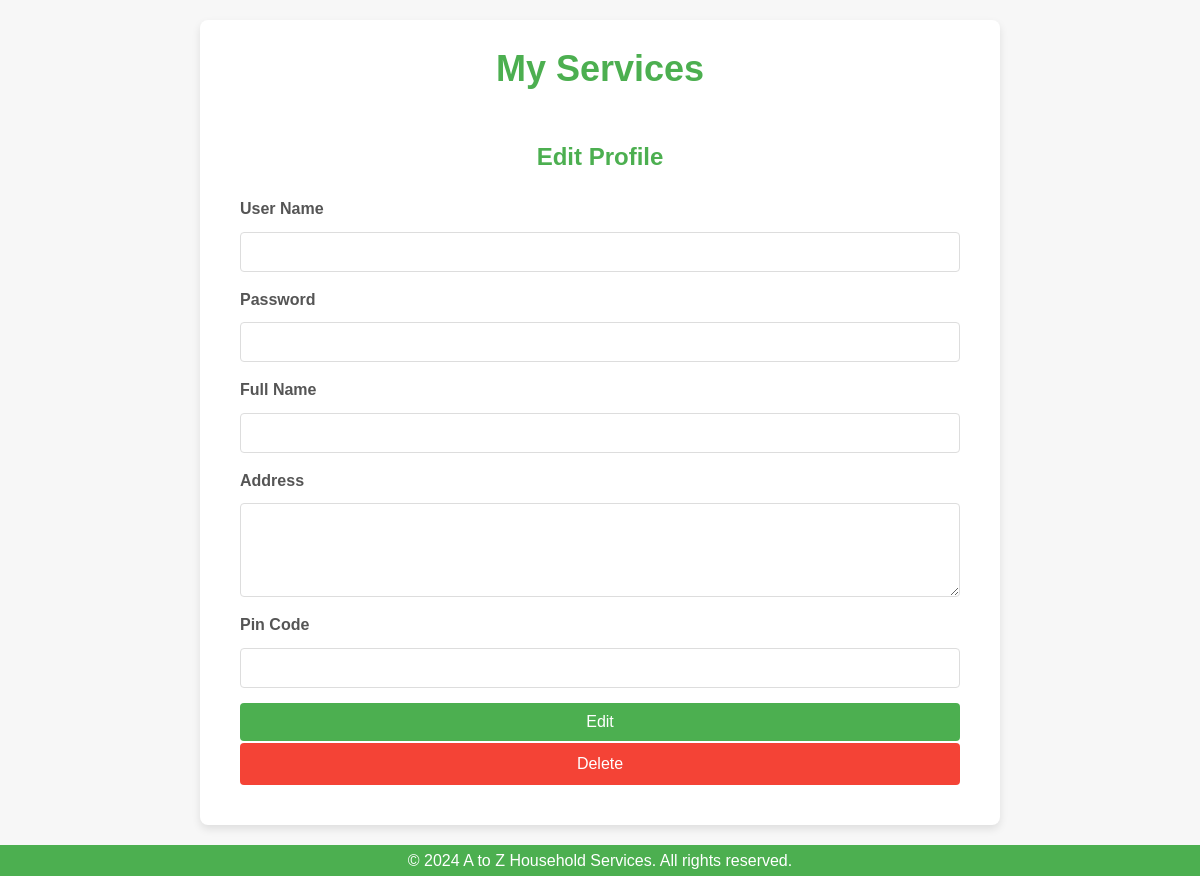
The page /editprofile/1 on the database as committed earlier.
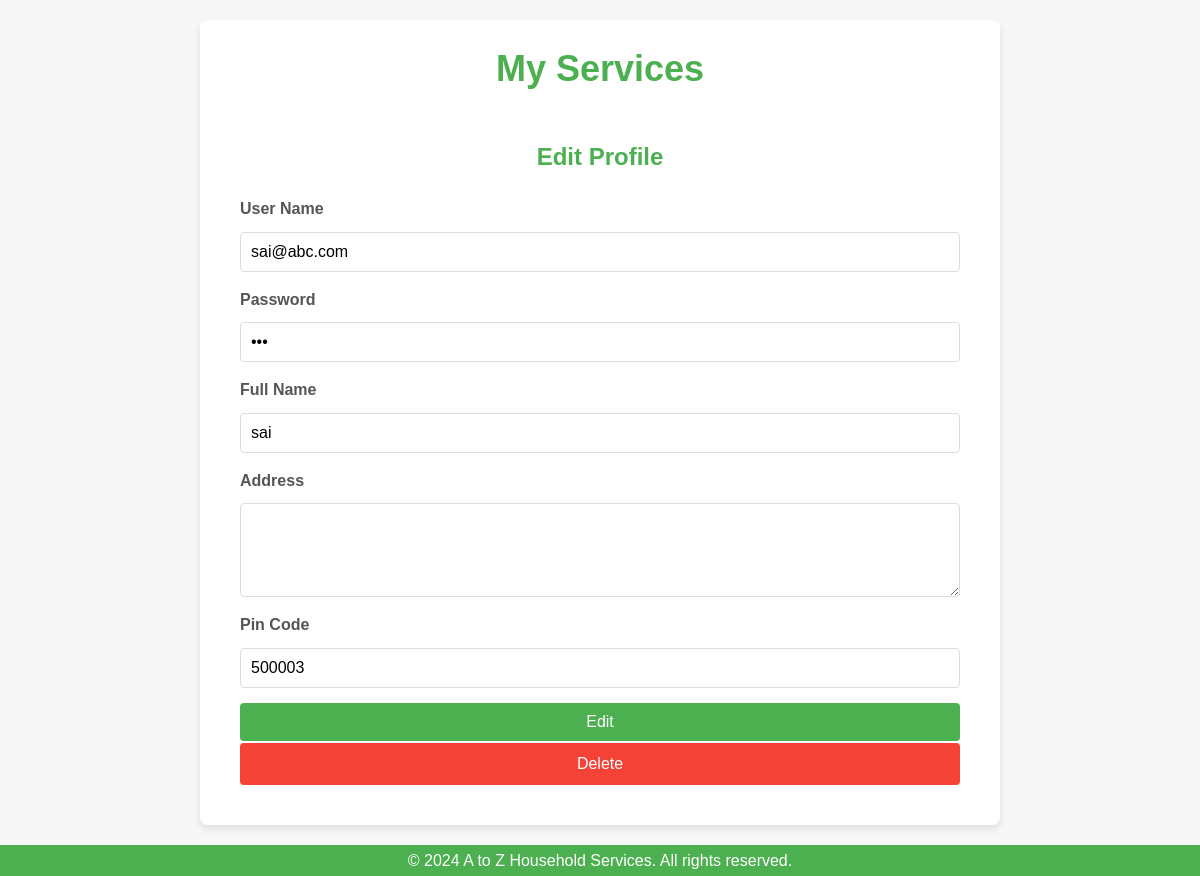
The same page on the database as committed later.
### backend/models.py (models this page shows)
class Customer(db.Model):
    __tablename__ = 'customers'
    id = db.Column(db.Integer, primary_key=True)
    username = db.Column(db.String(80), unique=True, nullable=False)
    password = db.Column(db.String(120), nullable=False)
    role = db.Column(db.String(20), nullable=False)
    name = db.Column(db.String(120), nullable=False)
    address = db.Column(db.String(240), nullable=True)
    pincode = db.Column(db.Integer, nullable=False)

### backend/controllers.py (the view, shortened to what this page needs)
@app.route("/editprofile/<id>", methods=['GET','POST'])
def edit_profile(id):
    customer = get_customer(id)
    return render_template("edit_profile.html",user=customer)

### backend/controllers.py (called while the page is built)
def get_customer(id):
    user = Customer.query.filter_by(id=id).first()
    return user

### templates/edit_profile.html (shortened to what this page needs)
<!DOCTYPE html>
<html lang="en">
<head>
    <link rel="stylesheet" href="/static/forms.css">
</head>
<body>
    <div class="my-container">
        <div class="center">
            <h1>My Services</h1>
        </div>
        <div class="my-panel">
            <div class="center">
                <h3>Edit Profile</h3>
            </div>
            <form action="/editprofile/{{user.id}}" method="POST">
                <div class="input-form">
                    <div class="form-group">
                        <label for="user_name" class="form-label">User Name</label>
                        <input type="email" class="form-control" name="user_name" id="user_name" value="{{user.username}}">
                    </div>
                    <div class="form-group">
                        <label for="password" class="form-label">Password</label>
                        <input type="password" class="form-control" name="password" id="password" value="{{user.password}}">
                    </div>
                    <div class="form-group">
                        <label for="full_name" class="form-label">Full Name</label>
                        <input type="text" class="form-control" name="full_name" id="full_name" value="{{user.name}}">
                    </div>
                    <div class="form-group">
                        <label for="location" class="form-label">Address</label>
                        <textarea class="form-control" rows="4" cols="50" name="location" id="location" value="{{user.address}}"></textarea>
                    </div>
                    <div class="form-group">
                        <label for="pin_code" class="form-label">Pin Code</label>
                        <input type="text" class="form-control" name="pin_code" id="pin_code" value="{{user.pincode}}">
                    </div>
                    <div class="form-group">
                        <button type="submit" class="btn btn-primary">Edit</button>
                        <a class="btn btn-secondary" href="/deleteuser/{{user.id}}">Delete</a>
                    </div>
                </div>
            </form>
        </div>
    </div>
    <footer>
        <p>&copy; 2024 A to Z Household Services. All rights reserved.</p>
    </footer>
</body>
</html>

Rows that differ between the two databases and show on the page:
added Customer: user_name "sai@abc.com", full_name "sai", pin_code "500003"
